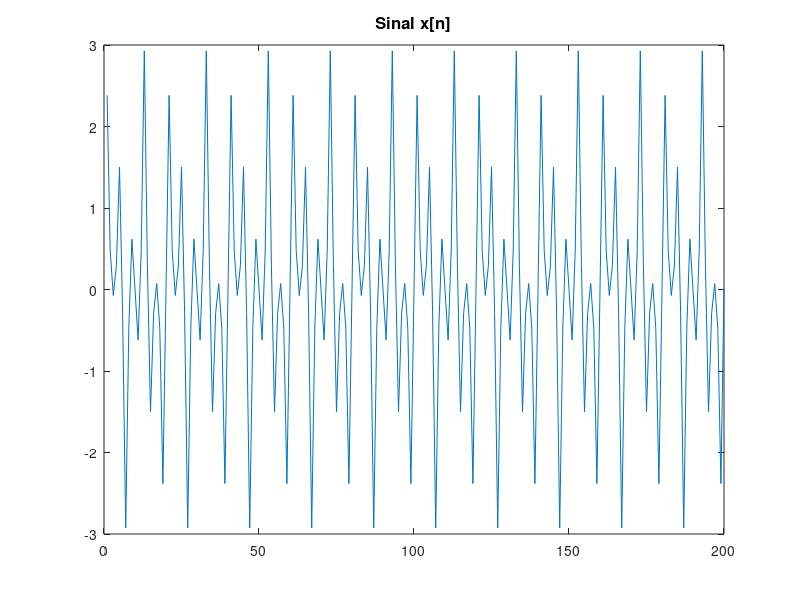
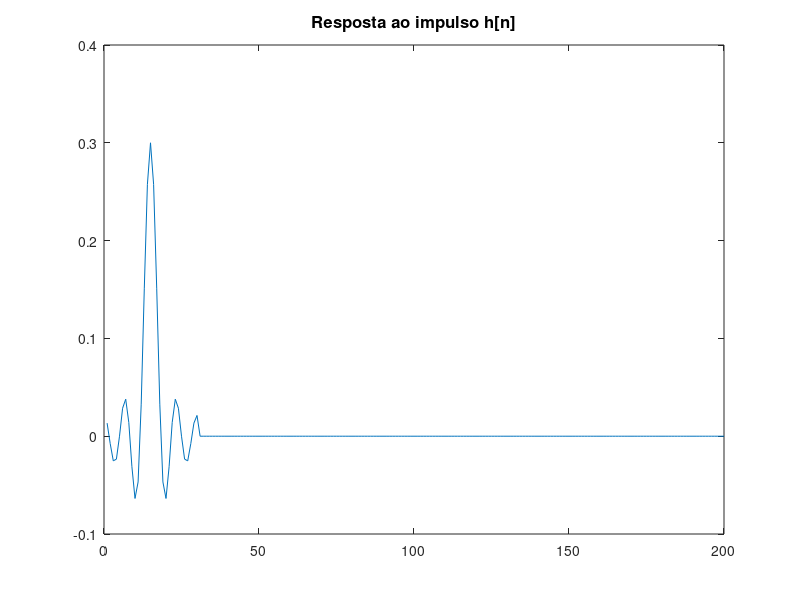
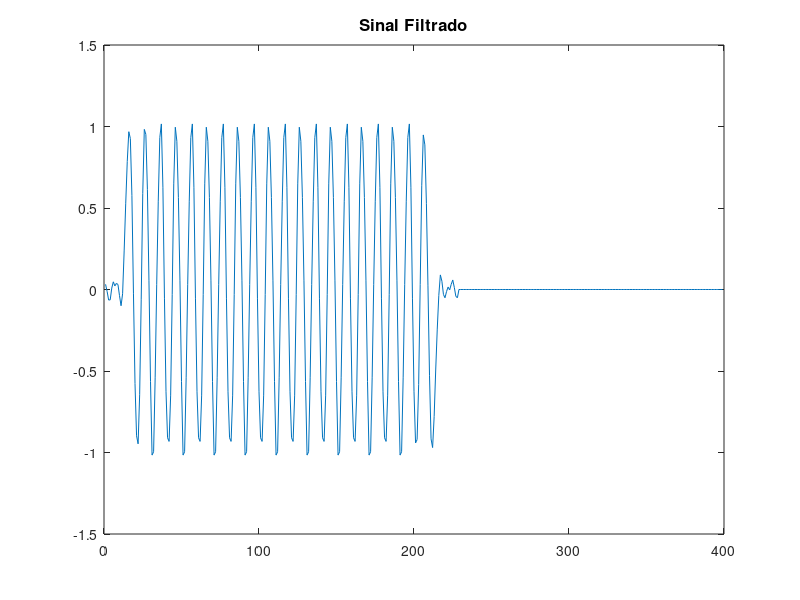

These charts were generated, in order, by the following MATLAB code:

%Gerando os valores de n:
n = 1:200;

%Gerando sinal x(n):
x = sin(0.2*pi*n) + 1.5*sin(0.5*pi*n) + 0.5*sin(0.8*pi*n);
plot(x);
title('Sinal x[n]', 'FontSize', 12, 'FontWeight', 'bold')


%Gerando resposta ao impulso h(n):
figure;
h = zeros(1, length(n)); 
for i=n
    if i>=0 && i<=30 && i~=15
        h(i) = sin(0.3*pi*(i-15))/(pi*(i-15));
    elseif i==15
        h(i) = 0.3;
    end
end
plot(h);
title('Resposta ao impulso h[n]', 'FontSize', 12, 'FontWeight', 'bold');

%Filtrando o sinal (convolução):
figure;
filteredSignal = conv(x,h);
plot(filteredSignal);
title('Sinal Filtrado', 'FontSize', 12, 'FontWeight', 'bold')

%   Questão 4:
%   Observa-se que a convolução entre um sinal de entrada x(n) e a 
%  resposta ao impulso h(n) gerou um sinal periódico com amplitude 
%  constante entre aproximandamente 1 e -1, mesmo que os sinais x(n) e h(n)
%  tenham uma amplitude variada. Isso ocorreu pela operação de
%  multiplicação dos sinais ponto a ponto, de modo que cada produto
%  resultasse em uma amplitude entre 1 e -1 como é observado no sinal
%  filtrado. Dessa forma, ao conhecer o comportamento do sistema pela resposta
%  ao impulso h(n), é possível inferir uma entrada x(n) tal que a saída do
%  sistema seja uma onda de amplitude constante. Ou seja, o sistema filtra
%  um sinal de entrada deixando-o com o comportamento observado na figura
%  do sinal filtrado.
%







